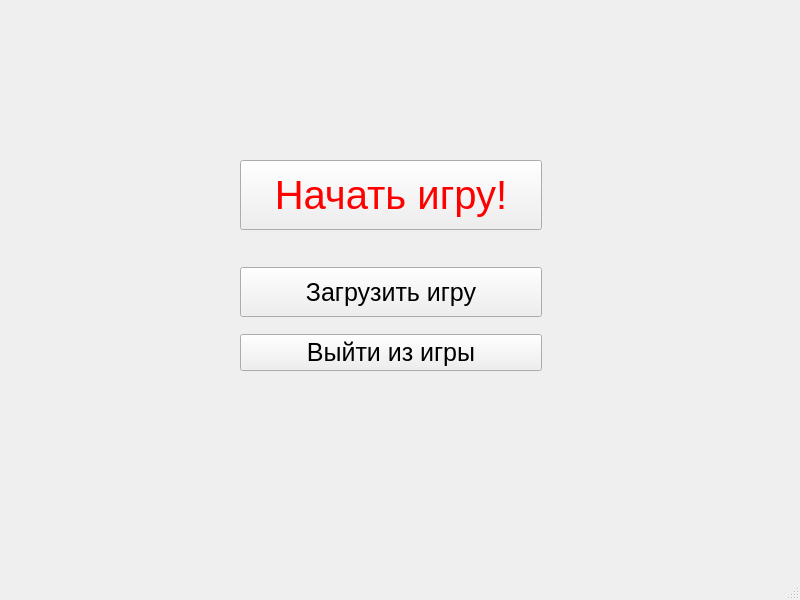
<?xml version="1.0" encoding="UTF-8"?>
<ui version="4.0">
 <class>MainWindow</class>
 <widget class="QMainWindow" name="MainWindow">
  <property name="geometry">
   <rect>
    <x>0</x>
    <y>0</y>
    <width>800</width>
    <height>600</height>
   </rect>
  </property>
  <property name="windowTitle">
   <string>MainWindow</string>
  </property>
  <widget class="QWidget" name="centralwidget">
   <widget class="QWidget" name="verticalLayoutWidget">
    <property name="geometry">
     <rect>
      <x>240</x>
      <y>160</y>
      <width>302</width>
      <height>211</height>
     </rect>
    </property>
    <layout class="QVBoxLayout" name="verticalLayout">
     <item>
      <widget class="QPushButton" name="pushButton_3">
       <property name="sizePolicy">
        <sizepolicy hsizetype="Preferred" vsizetype="Fixed">
         <horstretch>0</horstretch>
         <verstretch>0</verstretch>
        </sizepolicy>
       </property>
       <property name="minimumSize">
        <size>
         <width>300</width>
         <height>70</height>
        </size>
       </property>
       <property name="cursor">
        <cursorShape>PointingHandCursor</cursorShape>
       </property>
       <property name="styleSheet">
        <string notr="true">color:red;
font-size: 40px;</string>
       </property>
       <property name="text">
        <string>Начать игру!</string>
       </property>
       <property name="icon">
        <iconset>
         <normaloff>C:/Users/Admin/Pictures/5190595.png</normaloff>C:/Users/Admin/Pictures/5190595.png</iconset>
       </property>
       <property name="iconSize">
        <size>
         <width>50</width>
         <height>50</height>
        </size>
       </property>
      </widget>
     </item>
     <item>
      <spacer name="verticalSpacer">
       <property name="orientation">
        <enum>Qt::Orientation::Vertical</enum>
       </property>
       <property name="sizeType">
        <enum>QSizePolicy::Policy::Preferred</enum>
       </property>
       <property name="sizeHint" stdset="0">
        <size>
         <width>20</width>
         <height>40</height>
        </size>
       </property>
      </spacer>
     </item>
     <item>
      <widget class="QPushButton" name="pushButton_2">
       <property name="sizePolicy">
        <sizepolicy hsizetype="Minimum" vsizetype="Fixed">
         <horstretch>0</horstretch>
         <verstretch>200</verstretch>
        </sizepolicy>
       </property>
       <property name="minimumSize">
        <size>
         <width>0</width>
         <height>50</height>
        </size>
       </property>
       <property name="maximumSize">
        <size>
         <width>16777215</width>
         <height>29</height>
        </size>
       </property>
       <property name="cursor">
        <cursorShape>PointingHandCursor</cursorShape>
       </property>
       <property name="styleSheet">
        <string notr="true">font-size: 25px;</string>
       </property>
       <property name="text">
        <string>Загрузить игру</string>
       </property>
       <property name="icon">
        <iconset theme="QIcon::ThemeIcon::DocumentPageSetup"/>
       </property>
       <property name="iconSize">
        <size>
         <width>30</width>
         <height>30</height>
        </size>
       </property>
      </widget>
     </item>
     <item>
      <spacer name="verticalSpacer_2">
       <property name="orientation">
        <enum>Qt::Orientation::Vertical</enum>
       </property>
       <property name="sizeType">
        <enum>QSizePolicy::Policy::Preferred</enum>
       </property>
       <property name="sizeHint" stdset="0">
        <size>
         <width>20</width>
         <height>40</height>
        </size>
       </property>
      </spacer>
     </item>
     <item>
      <widget class="QPushButton" name="pushButton">
       <property name="cursor">
        <cursorShape>PointingHandCursor</cursorShape>
       </property>
       <property name="styleSheet">
        <string notr="true">font-size: 25px;</string>
       </property>
       <property name="text">
        <string>Выйти из игры</string>
       </property>
       <property name="icon">
        <iconset theme="QIcon::ThemeIcon::ApplicationExit"/>
       </property>
      </widget>
     </item>
    </layout>
   </widget>
  </widget>
  <widget class="QMenuBar" name="menubar">
   <property name="geometry">
    <rect>
     <x>0</x>
     <y>0</y>
     <width>800</width>
     <height>26</height>
    </rect>
   </property>
  </widget>
  <widget class="QStatusBar" name="statusbar"/>
 </widget>
 <resources/>
 <connections/>
</ui>
